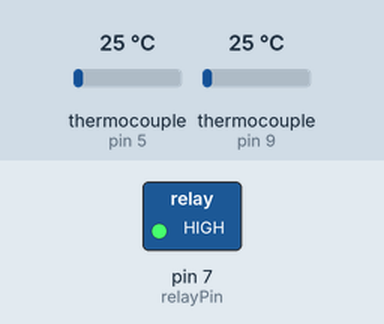
This sketch was run on a simulated Arduino Uno, built with avr-gcc and run on an emulated ATmega328P. Shown: switched loads named in the sketch (green lamp = pin HIGH). Inputs (shaded band) come from the test bench; at power-on: thermocouple (sensors on pin 5, pin 9) 25 °C. What the sketch prints to the serial monitor is not drawn.

Above: at 0.1 s.
Timing chart, 0 to 1.6 s (numbered marks = the images above):
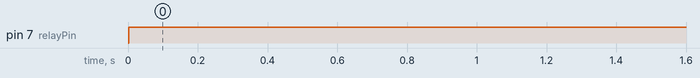

Measured:
- by itself, pin 7 (relayPin): LOW → HIGH at 0.00 s

The sketch:

TC_Control.ino
```cpp
#include <max6675.h>

int soPin1 = 4;     // SO pin of MAX6675 #1
int csPin1 = 5;     // CS pin of MAX6675 #1
int sckPin1 = 6;    // SCK pin of MAX6675 #1
int soPin2 = 8;     // SO pin of MAX6675 #2
int csPin2 = 9;     // CS pin of MAX6675 #2
int sckPin2 = 10;    // SCK pin of MAX6675 #2
int relayPin = 7;  // Relay control pin
float upperTemp = 220.0;  // Temperature threshold in Celsius
float lowerTemp = 180.0;

MAX6675 thermocouple1(sckPin1, csPin1, soPin1);
MAX6675 thermocouple2(sckPin2, csPin2, soPin2);

void setup() {
  Serial.begin(9600);
  pinMode(relayPin, OUTPUT);
  digitalWrite(relayPin, LOW); // Start with relay off
}

void loop() {
  // Read temperature
  float temperature1 = thermocouple1.readCelsius();
  // Serial.print("Temperature #1: ");
  // Serial.print(temperature1);
  // Serial.println(" °C");
  float temperature2 = thermocouple2.readCelsius();
  // Serial.print("Temperature #2: ");
  // Serial.print(temperature2);
  // Serial.println(" °C");

  float avg_temp = (temperature1 + temperature2)/2;
  // Serial.print("Average Temperature");
  // Serial.print(avg_temp);
  // Serial.println(" °C");


  char onOrOff[10];
  // Control relay based on temperature threshold
  if (avg_temp >= upperTemp) {
    // Too hot turn off heater, turn relay off
    digitalWrite(relayPin, LOW);
    // Serial.println("TOO HOT turn relay off");
    sprintf(onOrOff, "OFF");
  } else if (avg_temp <= lowerTemp) {
    digitalWrite(relayPin, HIGH);
    // Serial.println("TOO COLD turn relay on");
    sprintf(onOrOff, "ON");
  }

  char str[256];
  sprintf(str, "%d, %d, %d, %d, %s", (int)(millis()/1000), (int)temperature1, (int)temperature2, (int)avg_temp, onOrOff);
  Serial.println(str);

  delay(1000); // Delay for 1 second
}
```
